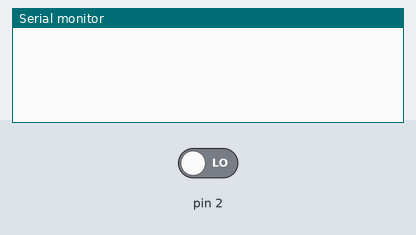
A sketch run on a simulated Arduino Uno, built with avr-gcc and run on an emulated ATmega328P. Parts: the last lines printed to the serial monitor. The inputs (shaded band) are chosen by the test bench; at power-on: pin 2 LOW.

Above: at 1.2 s.
1.3 s: pin 2 driven HIGH
At 2.4 s:
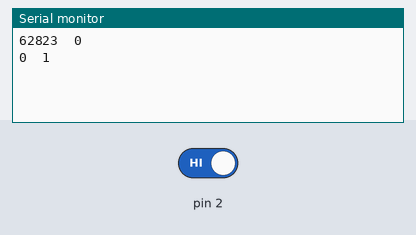
2.8 s: pin 2 driven LOW
At 3.5 s:
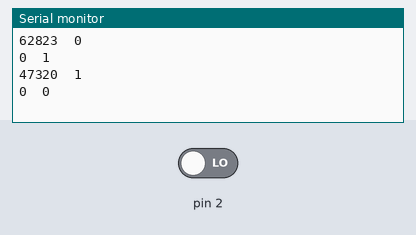
Timing chart, 0 to 5.8 s (numbered marks = the images above; inputs shaded):
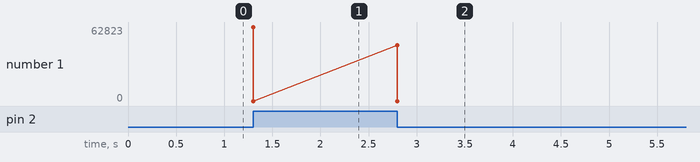

The sketch:

irremote_ganaral.ino
```cpp
#include <avr/interrupt.h>

void setup()
{
  TCCR1A = 0x00;
  TCCR1B = 0x03;
  Serial.begin(115200);
  attachInterrupt(digitalPinToInterrupt(2), onChanged, CHANGE);
}

void onChanged()
{
  auto time = TCNT1;
  TCNT1 = 0;
  auto val = digitalRead(2);

  Serial.print(time);
  Serial.print("\t");
  Serial.println(!val);
  Serial.print("0\t");
  Serial.println(val);
}

void loop()
{
}
```

Measured:
- after the input at 1.3 s, the serial monitor: prints a new line at once (image 1)
- after the input at 2.8 s, the serial monitor: prints a new line at once (image 2)
